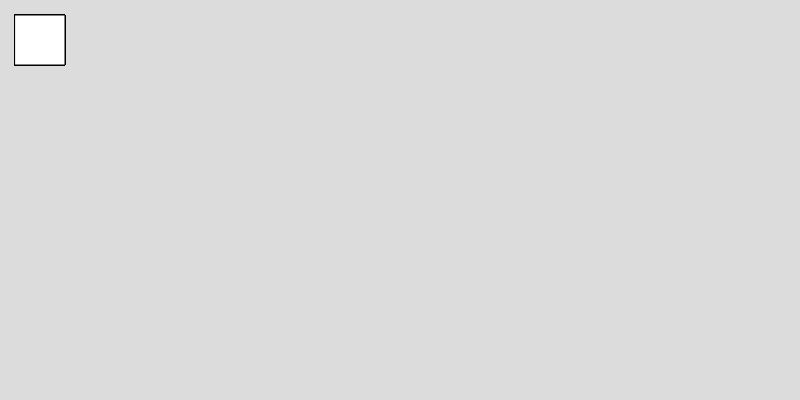
Frame 1 (no input)
Frame 60 (no input): identical to frame 1, image omitted
Frame 120 (the mouse pressed at the canvas centre since frame 60): identical to frame 1, image omitted

The p5.js sketch that drew this single still picture (run headless with seeded random() and noise() and a simulated clock; from frame 60 on, the mouse is pressed at the canvas centre):

// p5.js sketch
// ── sketch.js

function setup() {
  createCanvas(800, 400);
}

function keyPressed() {
 

}
function draw() {
background(220)

for(let i =0; i < 10;i++){
rect(15,15,50,50)



}


}
